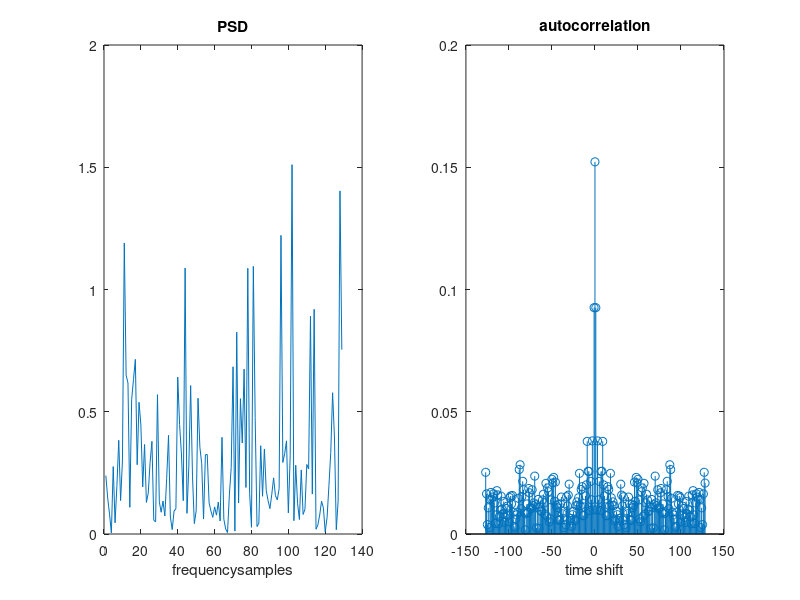

Reproduce this figure in MATLAB.
% Program to plot PSD and Autocorrelation of White Gaussian Random Process
clc;
clear all;
close all;
pkg load statistics;
y=normrnd(0,1,1,200);
Gy=periodogram(y);
Ry=abs(ifft(Gy,256));
Ry=[Ry(130:256)' Ry(1:129)'];
t=-127:1:128;
figure
subplot(1,2,1)
plot(Gy)
xlabel('frequencysamples');
title('PSD')
subplot(1,2,2)
stem(t,Ry)
xlabel('time shift')
title('autocorrelation')
